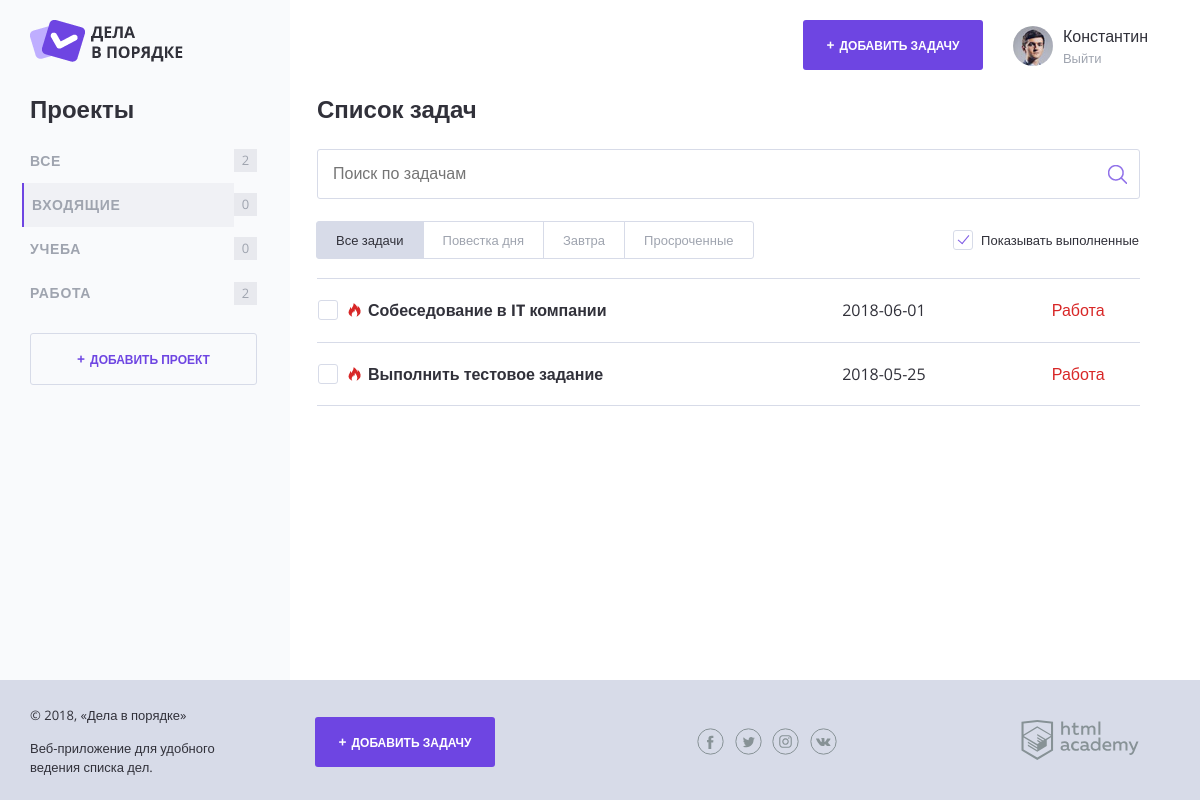
The page / on the database its author committed.
### tables this page shows
CREATE TABLE categories (
    id INT AUTO_INCREMENT PRIMARY KEY,
    project CHAR(128),
    user_id INT
  );

CREATE TABLE tasks (
    id INT AUTO_INCREMENT PRIMARY KEY,
    creation_date DATE,
    completion_date DATE,
    task_name CHAR(128),
    file_link CHAR(128),
    time_limit DATE,
    user_id INT,
    project_id INT
  );

### functions.php (called while the page is built, shortened)
<?php
function include_template($path, $data) {
    if (file_exists($path)) {
        extract($data);
        require_once($path);
        $result = ob_get_clean();
    }
    else {
        $result = "";
    }
    return $result;
}
function project_count($array, $name) {
    $amount = 0;
    if ($name == 'Все') {
        $amount = count($array);
    }
    else {
        foreach ($array as $value) {
            if ($value['project'] == $name) {
                $amount++;
            }
        }
    }
    return $amount;
}
function time_alert($end_date, $completed) {
    $important = "";
    $last_date = floor((strtotime(htmlspecialchars($end_date)) - time()) / 3600);
    if ($last_date <= 24 && $end_date != false && $completed != true) {
        $important = ('task--important');
    }
    return $important;
}
function get_projects_list($connect, $user_id) {
    $sql = "SELECT c.id, project, user_name FROM categories c JOIN users u ON c.user_id = u.id WHERE c.user_id = $user_id;";
    $query = mysqli_query($connect, $sql);
    $array = mysqli_fetch_all($query, MYSQLI_ASSOC);
    return $array;
}
function get_tasks_list($connect, $project_id, $user_id, $show_complete_tasks) {
    $sql = "SELECT t.id, task_name, project, time_limit, completion_date FROM tasks t JOIN categories c ON t.project_id = c.id WHERE t.project_id = $project_id AND t.user_id = $user_id";
        $query = mysqli_query($connect, $sql);
        $array = mysqli_fetch_all($query, MYSQLI_ASSOC);
        return $array;
}
?>

### templates/index.php (the view, shortened to what this page needs)
<h2 class="content__main-heading">Список задач</h2>
<form class="search-form" action="index.html" method="post">
    <input class="search-form__input" type="text" name="" value="" placeholder="Поиск по задачам">
    <input class="search-form__submit" type="submit" name="" value="Искать">
</form>
<div class="tasks-controls">
    <nav class="tasks-switch">
        <a href="/" class="tasks-switch__item tasks-switch__item--active">Все задачи</a>
        <a href="/" class="tasks-switch__item">Повестка дня</a>
        <a href="/" class="tasks-switch__item">Завтра</a>
        <a href="/" class="tasks-switch__item">Просроченные</a>
    </nav>
    <label class="checkbox">
        <span class="checkbox__text">Показывать выполненные</span>
    </label>
</div>
<table class="tasks">
    <? foreach ($tasks as $val): ?>
        <tr class="tasks__item task <? if ($val['completion_date']): ?>task--completed<? endif; ?> <?=time_alert($val['time_limit'], $val['completion_date'])  ?>">
            <td class="task__select">
                <label class="checkbox task__checkbox">
                    <span class="checkbox__text"><?=htmlspecialchars($val['task_name'])?></span>
                </label>
            </td>
            <td class="task__file">
                <?=htmlspecialchars($val['time_limit'])?>
            </td>
            <td class="task__date">
                <?=htmlspecialchars($val['project'])?>
            </td>
        </tr>
    <? endforeach; ?>
</table>

### templates/layout.php (shortened to what this page needs)
<!DOCTYPE html>
<html lang="ru">
<head>
    <link rel="stylesheet" href="css/normalize.css">
    <link rel="stylesheet" href="css/style.css">
    <link rel="stylesheet" href="css/flatpickr.min.css">
</head>
<body>
<div class="page-wrapper">
    <div class="container container--with-sidebar">
        <header class="main-header">
            <a href="#">
                <img src="img/logo.png" width="153" height="42" alt="Логотип Дела в порядке">
            </a>
            <div class="main-header__side">
                <a class="main-header__side-item button button--plus open-modal" href="javascript:;"
                   target="task_add">Добавить задачу</a>
                <div class="main-header__side-item user-menu">
                    <div class="user-menu__image">
                        <img src="img/user-pic.jpg" width="40" height="40" alt="Пользователь">
                    </div>
                    <div class="user-menu__data">
                        <p>Константин</p>
                        <a href="#">Выйти</a>
                    </div>
                </div>
            </div>
        </header>
        <div class="content">
            <section class="content__side">
                <h2 class="content__side-heading">Проекты</h2>
                <nav class="main-navigation">
                    <ul class="main-navigation__list">
                        <li class="main-navigation__list-item">
                            <a class="main-navigation__list-item-link" href="#">Все</a>
                            <span class="main-navigation__list-item-count"><?= project_count($tasks, 'Все'); ?></span>
                        </li>
                        <? foreach ($categories as $key => $item): ?>
                            <li class="main-navigation__list-item">
                                <a class="main-navigation__list-item-link <? if ($key == 0): ?>main-navigation__list-item--active<? endif; ?>" href="#"><?=$item['project']?></a>
                                <span class="main-navigation__list-item-count"><?= project_count($tasks, $item['project']); ?></span>
                            </li>
                        <? endforeach; ?>
                    </ul>
                </nav>
                <a class="button button--transparent button--plus content__side-button open-modal"
                   href="javascript:;" target="project_add">Добавить проект</a>
            </section>
            <main class="content__main"><?= $content; ?></main>
        </div>
    </div>
</div>
<footer class="main-footer">
    <div class="container">
        <div class="main-footer__copyright">
            <p>© 2018, «Дела в порядке»</p>
            <p>Веб-приложение для удобного ведения списка дел.</p>
        </div>
        <a class="main-footer__button button button--plus open-modal" target="task_add"
           href="javascript:;">Добавить задачу</a>
        <div class="main-footer__social social">
            <a class="social__link social__link--facebook" href="#">Facebook
            </a>
            <a class="social__link social__link--twitter" href="#">Twitter
            </a>
            <a class="social__link social__link--instagram" href="#">Instagram
            </a>
            <a class="social__link social__link--vkontakte" href="#">Вконтакте
            </a>
        </div>
        <div class="main-footer__developed-by">
            <a href="https://htmlacademy.ru/intensive/php">
                <img src="img/htmlacademy.svg" alt="HTML Academy" width="118" height="40">
            </a>
        </div>
    </div>
</footer>
</body>
</html>

### index.php (shortened to what this page needs)
<?php
$show_complete_tasks = rand(0, 1);
require_once ('functions.php');
$con = mysqli_connect('127.0.0.1', 'root', '', 'doingsdone');
$user_id = 2;
$project_id = 3;
$categories = get_projects_list($con, $user_id);
$tasks = get_tasks_list($con, $project_id, $user_id, $show_complete_tasks);
$main_content = include_template('templates/index.php', ['tasks' => $tasks, 'show_complete_tasks' => $show_complete_tasks]);
$layout_content = include_template('templates/layout.php', ['categories' => $categories,
    'title' => 'Дела в порядке', 'content' => $main_content, 'tasks' => $tasks]);
print($layout_content);

### rows shown on the page
categories: project "ВХОДЯЩИЕ", project "0"
categories: project "УЧЕБА", project "0"
categories: project "РАБОТА", project "2"
tasks: task_name "Собеседование в IT компании", time_limit "2018-06-01", categories.project "Работа"
tasks: task_name "Выполнить тестовое задание", time_limit "2018-05-25", categories.project "Работа"

### other values the page prints
project_count($tasks, 'Все') "2"
